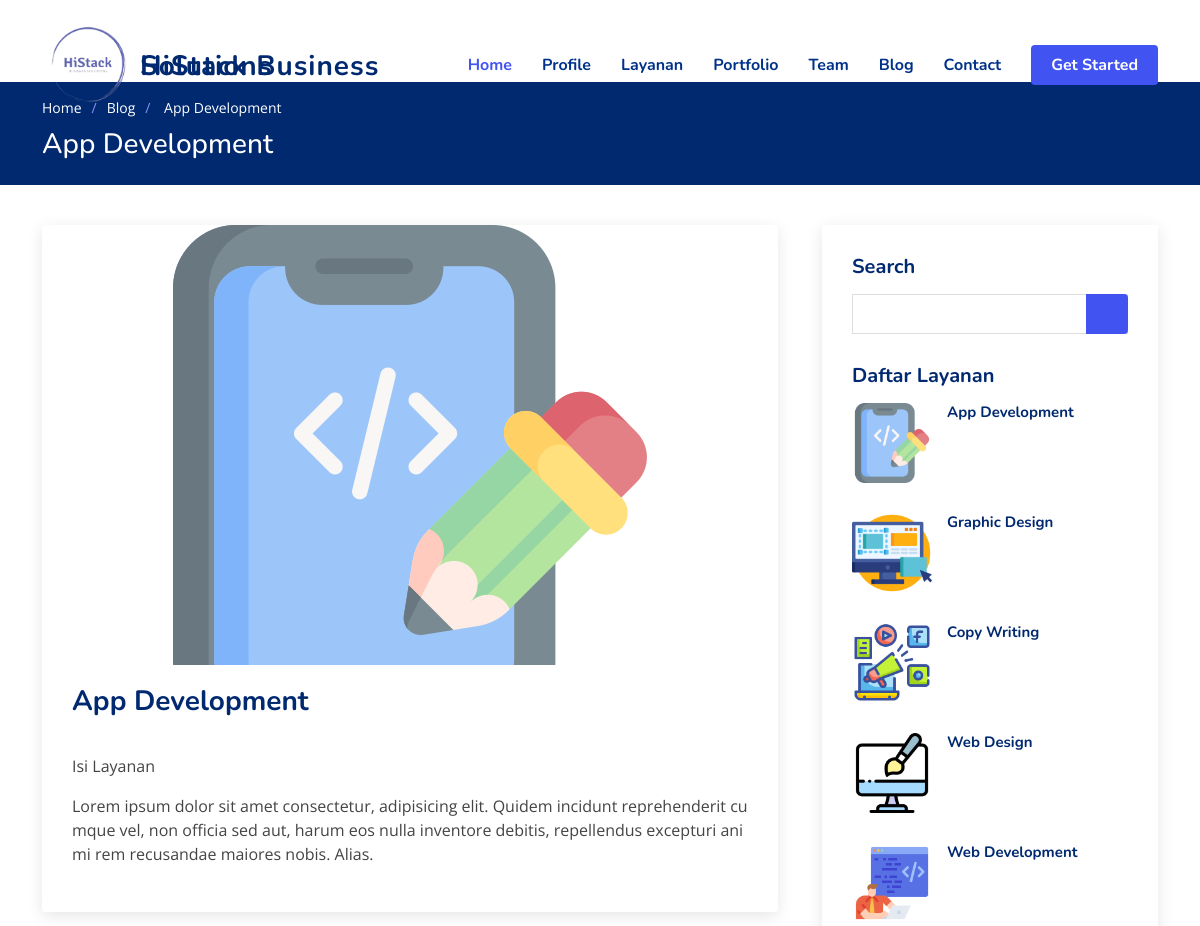
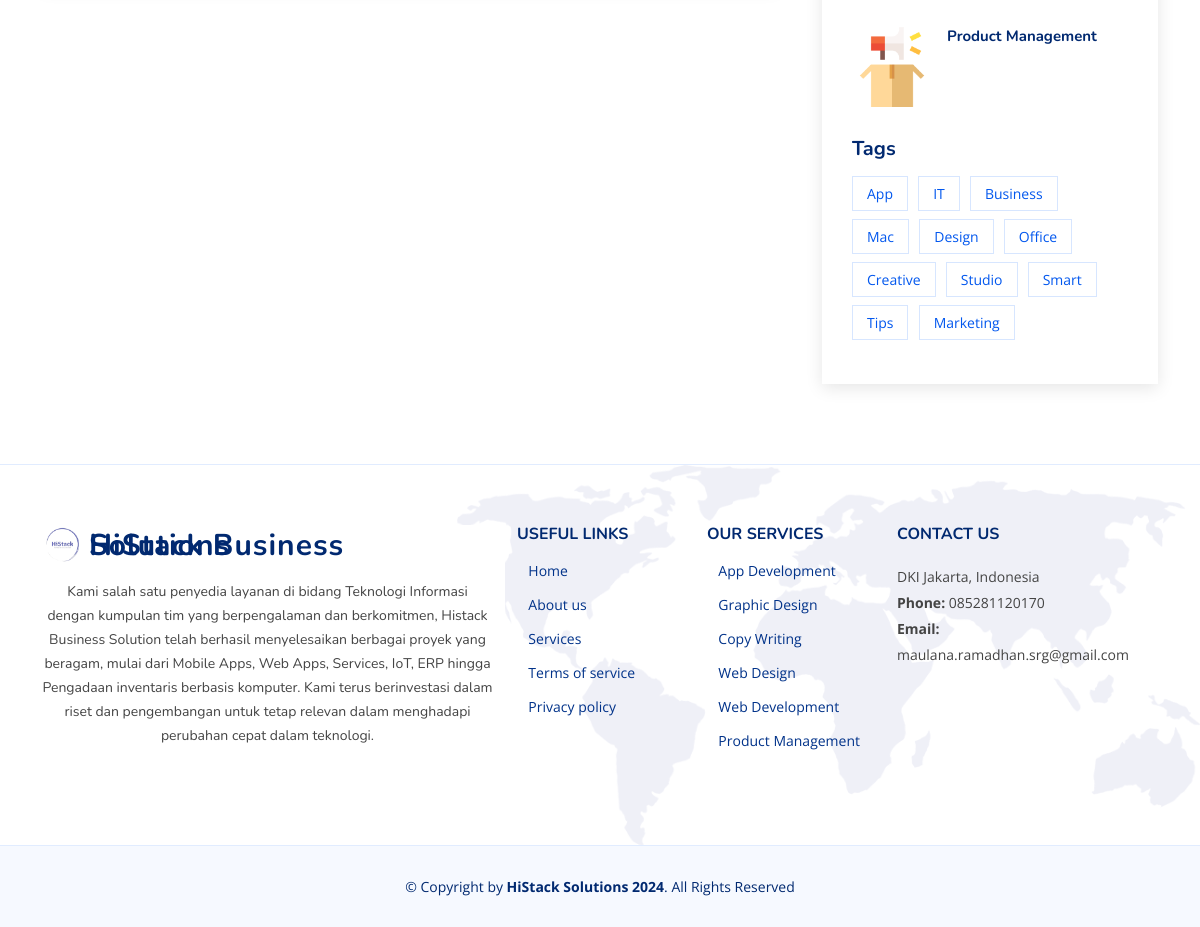
/home/detaillayanan/app-development, run on the app's committed database (2 pictures, top to bottom).
### tables this page shows
CREATE TABLE `tb_setting` (
  `id_setting` int(11) NOT NULL,
  `nama_perusahaan` varchar(255) NOT NULL,
  `alamat` varchar(255) NOT NULL,
  `no_telepon` varchar(20) NOT NULL,
  `email` varchar(255) NOT NULL,
  `profile` text NOT NULL,
  `visi` text NOT NULL,
  `misi` text NOT NULL,
  `sejarah` text NOT NULL,
  `image` varchar(255) NOT NULL
);

CREATE TABLE `tb_layanan` (
  `id_layanan` int(11) NOT NULL,
  `id_user` int(11) NOT NULL,
  `slug_layanan` varchar(255) NOT NULL,
  `judul_layanan` varchar(255) NOT NULL,
  `isi_layanan` text NOT NULL,
  `gambar_layanan` varchar(255) NOT NULL,
  `status_layanan` varchar(255) NOT NULL,
  `date_cretated` timestamp NOT NULL DEFAULT current_timestamp() ON UPDATE current_timestamp(),
  `last_modified` datetime NOT NULL
);

### application/views/front-end/layout/v_wrapper.php (called while the page is built)
<?php
require_once('v_head.php');
require_once('v_header.php');
require_once('v_nav.php');
require_once('v_content.php');
require_once('v_footer.php');

### application/controllers/Home.php (called while the page is built, shortened)
<?php
class Home extends CI_Controller
{
  public function __construct()
  {
    $this->load->model('M_berita');
    $this->load->model('M_kategori');
    $this->load->model('M_layanan');
    $this->load->model('M_setting');
    $this->load->model('M_staff');
    $this->load->model('M_portfolio');
    $this->load->model('M_client');
    $this->load->model('M_dashboard');
    $this->load->model('M_values');
  }
  public function detailLayanan($slug_layanan)
  {
    $detail = $this->M_layanan->read($slug_layanan);
    $layanan = $this->M_layanan->daftar();
    $setting = $this->M_setting->daftar();
    $image = $setting->image;
    $data = array(
      'title'   => $detail->judul_layanan,
      'isi'     => 'front-end/v_layanan_detail',
      'layanan' => $layanan,
      'detail'  => $detail,
      'setting' => $setting,
      'image'   => $image,
    );
    $this->load->view('front-end/layout/v_wrapper', $data, false);
  }
}

### index.php (called while the page is built, shortened)
<?php
require_once BASEPATH.'core/CodeIgniter.php';

### application/models/M_setting.php (called while the page is built, shortened)
<?php
class M_setting extends CI_Model
{
  public function daftar()
  {
    $this->db->select('*');
    $this->db->from('tb_setting');
    $this->db->order_by('id_setting', 'desc');
    return $this->db->get()->row();
  }
}

### application/views/front-end/layout/v_content.php (called while the page is built)
<?php
if ($isi) {
  $this->load->view($isi);
}

### application/models/M_layanan.php (called while the page is built, shortened)
<?php
class M_layanan extends CI_Model
{
  public function daftar()
  {
    $this->db->select('*');
    $this->db->from('tb_layanan');
    $this->db->join('tb_user', 'tb_user.id_user = tb_layanan.id_user', 'left');
    $this->db->order_by('id_layanan', 'desc');
    return $this->db->get()->result();
  }
  public function read($slug_layanan)
  {
    $this->db->select('*');
    $this->db->from('tb_layanan');
    $this->db->where('slug_layanan', $slug_layanan);
    return $this->db->get()->row();
  }
}

### application/views/front-end/v_layanan_detail.php (the view)
<main id="main">
  <section class="breadcrumbs">
    <div class="container">
      <ol>
        <li><a href="<?= base_url('home/#hero'); ?>">Home</a></li>
        <li><a href="<?= base_url('home/blog'); ?>">Blog</a></li>
        <li><?= $detail->judul_layanan; ?></li>
      </ol>
      <h2><?= $detail->judul_layanan; ?></h2>
    </div>
  </section>
  <section id="blog" class="blog">
    <div class="container" data-aos="fade-up">
      <div class="row">
        <div class="col-lg-8 entries">
          <div class="card entry entry-single">
            <div class="entry-img">
              <img src="<?= base_url('assets/img/layanan/') . $detail->gambar_layanan; ?>" alt="" class="img-responsive center-block d-block mx-auto">
            </div>
            <h2 class="entry-title">
              <a href=""><?= $detail->judul_layanan; ?></a>
            </h2>
            <div class="entry-content">
              <p><?= $detail->isi_layanan; ?></p>
            </div>
          </div>
        </div>
        <div class="col-lg-4">
          <div class="sidebar">
            <h3 class="sidebar-title">Search</h3>
            <div class="sidebar-item search-form">
              <form action="">
                <input type="text">
                <button type="submit"><i class="bi bi-search"></i></button>
              </form>
            </div>
            <h3 class="sidebar-title">Daftar Layanan</h3>
            <?php foreach ($layanan as $key => $value) :
              if ($value->status_layanan == "Publish") : ?>
                <div class="sidebar-item recent-posts">
                  <div class="post-item clearfix ">
                    <img src="<?= base_url('assets/img/layanan/') . $value->gambar_layanan; ?>" alt="">
                    <h4 class="">
                      <a href="<?= base_url('home/detaillayanan/' . $value->slug_layanan); ?>"><?= $value->judul_layanan; ?></a>
                    </h4>
                  </div>
                </div>
              <?php endif; ?>
            <?php endforeach; ?>
            <h3 class="sidebar-title">Tags</h3>
            <div class="sidebar-item tags">
              <ul>
                <li><a href="#">App</a></li>
                <li><a href="#">IT</a></li>
                <li><a href="#">Business</a></li>
                <li><a href="#">Mac</a></li>
                <li><a href="#">Design</a></li>
                <li><a href="#">Office</a></li>
                <li><a href="#">Creative</a></li>
                <li><a href="#">Studio</a></li>
                <li><a href="#">Smart</a></li>
                <li><a href="#">Tips</a></li>
                <li><a href="#">Marketing</a></li>
              </ul>
            </div>
          </div>
        </div>
      </div>
    </div>
  </section>
</main>

### application/views/front-end/layout/v_header.php
<header id="header" class="header fixed-top">
  <div class="container-fluid container-xl d-flex align-items-center justify-content-between">
    <a href="<?= base_url('home/#hero'); ?>" class="logo d-flex align-items-center">
      <img src="<?= base_url('assets/img/company/') . $image; ?>" alt="">
      <span style="font-size: 28px;"><?= $setting->nama_perusahaan; ?></span>
    </a>

### application/views/front-end/layout/v_footer.php (shortened to what this page needs)
<footer id="footer" class="footer">
  <div class="footer-top">
    <div class="container">
      <div class="row gy-4">
        <div class="col-lg-5 col-md-12 footer-info card shadow-none">
          <a href="<?= base_url('home'); ?>" class="logo d-flex align-items-center">
            <img src="<?= base_url('assets/img/company/') . $image; ?>" alt="">
            <span><?= $setting->nama_perusahaan; ?></span>
          </a>
          <p><?= $setting->profile; ?></p>
          <div class="social-links mt-3">
            <a href="#" class="twitter"><i class="bi bi-twitter"></i></a>
            <a href="#" class="facebook"><i class="bi bi-facebook"></i></a>
            <a href="#" class="instagram"><i class="bi bi-instagram bx bxl-instagram"></i></a>
            <a href="#" class="linkedin"><i class="bi bi-linkedin bx bxl-linkedin"></i></a>
          </div>
        </div>
        <div class="col-lg-2 col-6 footer-links">
          <h4>Useful Links</h4>
          <ul>
            <li><i class="bi bi-chevron-right"></i> <a href="#">Home</a></li>
            <li><i class="bi bi-chevron-right"></i> <a href="#">About us</a></li>
            <li><i class="bi bi-chevron-right"></i> <a href="#">Services</a></li>
            <li><i class="bi bi-chevron-right"></i> <a href="#">Terms of service</a></li>
            <li><i class="bi bi-chevron-right"></i> <a href="#">Privacy policy</a></li>
          </ul>
        </div>
        <div class="col-lg-2 col-6 footer-links">
          <h4>Our Services</h4>
          <ul>
            <?php foreach ($layanan as $key => $value) : ?>
              <li><i class="bi bi-chevron-right"></i> <a href="#"><?= $value->judul_layanan; ?></a></li>
            <?php endforeach; ?>
          </ul>
        </div>
        <div class="col-lg-3 col-md-12 footer-contact text-center text-md-start">
          <h4>Contact Us</h4>
          <p>
            <?= $setting->alamat; ?> <br>
            <strong>Phone:</strong> <?= $setting->no_telepon; ?><br>
            <strong>Email:</strong> <?= $setting->email; ?><br>
          </p>
        </div>
      </div>
    </div>
  </div>
  <div class="container">
    <div class="copyright">
      &copy; Copyright by <strong> HiStack Solutions <span><?= date('Y'); ?></span></strong>. All Rights Reserved
    </div>
  </div>
</footer>
</body>
</html>

### data on the page
tb_setting: nama_perusahaan "HiStack Business Solutions", profile "Kami salah satu penyedia layanan di bidang Teknologi Informasi dengan kumpulan tim yang berpengalaman dan berkomitmen, Histack Business Solution telah berhasil menyelesaikan berbagai proyek yang beragam, mulai dari Mobile Apps, Web Apps, Services, IoT, ERP hingga Pengadaan inventaris berbasis komputer. Kami terus berinvestasi dalam riset dan pengembangan untuk tetap relevan dalam menghadapi perubahan cepat dalam teknologi.", alamat "DKI Jakarta, Indonesia", no_telepon "085281120170", email "maulana.ramadhan.srg@gmail.com"
tb_layanan: judul_layanan "App Development", gambar_layanan (picture), isi_layanan "Isi Layanan Lorem ipsum dolor sit amet consectetur, adipisicing elit. Quidem incidunt reprehenderit cumque vel, non officia sed aut, harum eos nulla inventore debitis, repellendus excepturi animi rem recusandae maiores nobis. Alias."
tb_layanan: gambar_layanan (picture), judul_layanan "Graphic Design"
tb_layanan: gambar_layanan (picture), judul_layanan "Copy Writing"
tb_layanan: gambar_layanan (picture), judul_layanan "Web Design"
tb_layanan: gambar_layanan (picture), judul_layanan "Web Development"
tb_layanan: gambar_layanan (picture), judul_layanan "Product Management"
